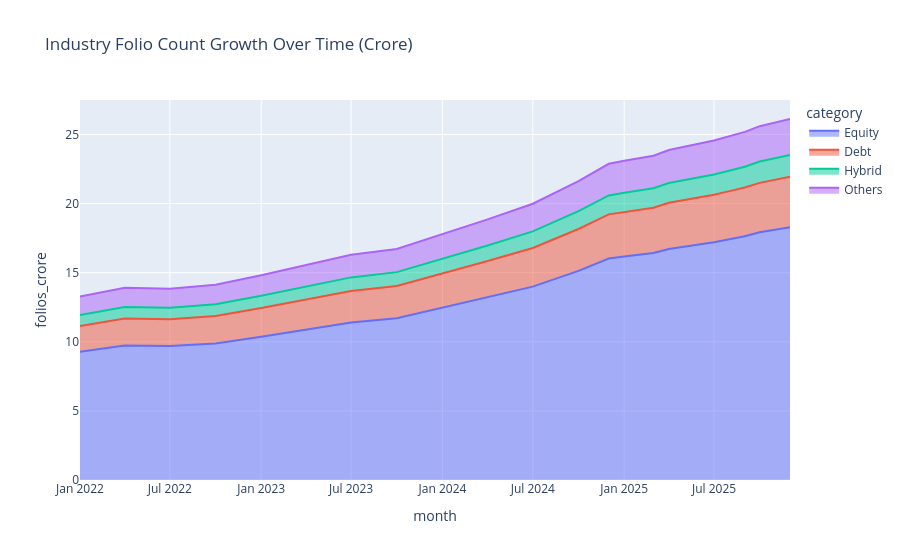

Source (notebook cell):
### Markdown cell above
### Plot

### Code cell
fig = px.area(
    folio_long, x="month", y="folios_crore", color="category",
    title="Industry Folio Count Growth Over Time (Crore)"
)
fig.show()
#fig.write_image(str(FIG_DIR / "07_folio_growth.png"), width=1200, height=700, scale=2)

### Figure 1 — Plotly figure (JSON) as saved in the notebook; plotly's stock layout.template omitted (floating-point values rounded to 4 significant figures)
{"data": [{"fillpattern": {"shape": ""}, "hovertemplate": "category=Equity<br>month=%{x}<br>folios_crore=%{y}<extra></extra>", "legendgroup": "Equity", "line": {"color": "#636efa"}, "marker": {"symbol": "circle"}, "mode": "lines", "name": "Equity", "orientation": "v", "showlegend": true, "stackgroup": "1", "type": "scatter", "x": ["2022-01-01T00:00:00", "2022-04-01T00:00:00", "2022-07-01T00:00:00", "2022-10-01T00:00:00", "2023-01-01T00:00:00", "2023-04-01T00:00:00", "2023-07-01T00:00:00", "2023-10-01T00:00:00", "2024-01-01T00:00:00", "2024-04-01T00:00:00", "2024-07-01T00:00:00", "2024-10-01T00:00:00", "2024-12-01T00:00:00", "2025-01-01T00:00:00", "2025-03-01T00:00:00", "2025-04-01T00:00:00", "2025-07-01T00:00:00", "2025-08-01T00:00:00", "2025-09-01T00:00:00", "2025-10-01T00:00:00", "2025-12-01T00:00:00"], "xaxis": "x", "y": [9.28, 9.74, 9.69, 9.88, 10.37, 10.88, 11.4, 11.7, 12.45, 13.2, 13.99, 15.13, 16.02, 16.17, 16.42, 16.72, 17.2, 17.42, 17.63, 17.92, 18.28], "yaxis": "y"}, {"fillpattern": {"shape": ""}, "hovertemplate": "category=Debt<br>month=%{x}<br>folios_crore=%{y}<extra></extra>", "legendgroup": "Debt", "line": {"color": "#EF553B"}, "marker": {"symbol": "circle"}, "mode": "lines", "name": "Debt", "orientation": "v", "showlegend": true, "stackgroup": "1", "type": "scatter", "x": ["2022-01-01T00:00:00", "2022-04-01T00:00:00", "2022-07-01T00:00:00", "2022-10-01T00:00:00", "2023-01-01T00:00:00", "2023-04-01T00:00:00", "2023-07-01T00:00:00", "2023-10-01T00:00:00", "2024-01-01T00:00:00", "2024-04-01T00:00:00", "2024-07-01T00:00:00", "2024-10-01T00:00:00", "2024-12-01T00:00:00", "2025-01-01T00:00:00", "2025-03-01T00:00:00", "2025-04-01T00:00:00", "2025-07-01T00:00:00", "2025-08-01T00:00:00", "2025-09-01T00:00:00", "2025-10-01T00:00:00", "2025-12-01T00:00:00"], "xaxis": "x", "y": [1.86, 1.95, 1.94, 1.98, 2.07, 2.18, 2.28, 2.34, 2.49, 2.64, 2.8, 3.03, 3.2, 3.23, 3.28, 3.34, 3.44, 3.48, 3.53, 3.58, 3.66], "yaxis": "y"}, {"fillpattern": {"shape": ""}, "hovertemplate": "category=Hybrid<br>month=%{x}<br>folios_crore=%{y}<extra></extra>", "legendgroup": "Hybrid", "line": {"color": "#00cc96"}, "marker": {"symbol": "circle"}, "mode": "lines", "name": "Hybrid", "orientation": "v", "showlegend": true, "stackgroup": "1", "type": "scatter", "x": ["2022-01-01T00:00:00", "2022-04-01T00:00:00", "2022-07-01T00:00:00", "2022-10-01T00:00:00", "2023-01-01T00:00:00", "2023-04-01T00:00:00", "2023-07-01T00:00:00", "2023-10-01T00:00:00", "2024-01-01T00:00:00", "2024-04-01T00:00:00", "2024-07-01T00:00:00", "2024-10-01T00:00:00", "2024-12-01T00:00:00", "2025-01-01T00:00:00", "2025-03-01T00:00:00", "2025-04-01T00:00:00", "2025-07-01T00:00:00", "2025-08-01T00:00:00", "2025-09-01T00:00:00", "2025-10-01T00:00:00", "2025-12-01T00:00:00"], "xaxis": "x", "y": [0.8, 0.83, 0.83, 0.85, 0.89, 0.93, 0.98, 1.0, 1.07, 1.13, 1.2, 1.3, 1.37, 1.39, 1.41, 1.43, 1.47, 1.49, 1.51, 1.54, 1.57], "yaxis": "y"}, {"fillpattern": {"shape": ""}, "hovertemplate": "category=Others<br>month=%{x}<br>folios_crore=%{y}<extra></extra>", "legendgroup": "Others", "line": {"color": "#ab63fa"}, "marker": {"symbol": "circle"}, "mode": "lines", "name": "Others", "orientation": "v", "showlegend": true, "stackgroup": "1", "type": "scatter", "x": ["2022-01-01T00:00:00", "2022-04-01T00:00:00", "2022-07-01T00:00:00", "2022-10-01T00:00:00", "2023-01-01T00:00:00", "2023-04-01T00:00:00", "2023-07-01T00:00:00", "2023-10-01T00:00:00", "2024-01-01T00:00:00", "2024-04-01T00:00:00", "2024-07-01T00:00:00", "2024-10-01T00:00:00", "2024-12-01T00:00:00", "2025-01-01T00:00:00", "2025-03-01T00:00:00", "2025-04-01T00:00:00", "2025-07-01T00:00:00", "2025-08-01T00:00:00", "2025-09-01T00:00:00", "2025-10-01T00:00:00", "2025-12-01T00:00:00"], "xaxis": "x", "y": [1.33, 1.39, 1.38, 1.41, 1.48, 1.55, 1.63, 1.67, 1.78, 1.89, 2.0, 2.16, 2.29, 2.31, 2.35, 2.39, 2.46, 2.49, 2.52, 2.56, 2.61], "yaxis": "y"}], "layout": {"legend": {"title": {"text": "category"}, "tracegroupgap": 0}, "title": {"text": "Industry Folio Count Growth Over Time (Crore)"}, "xaxis": {"anchor": "y", "domain": [0, 1], "title": {"text": "month"}}, "yaxis": {"anchor": "x", "domain": [0, 1], "title": {"text": "folios_crore"}}}}
